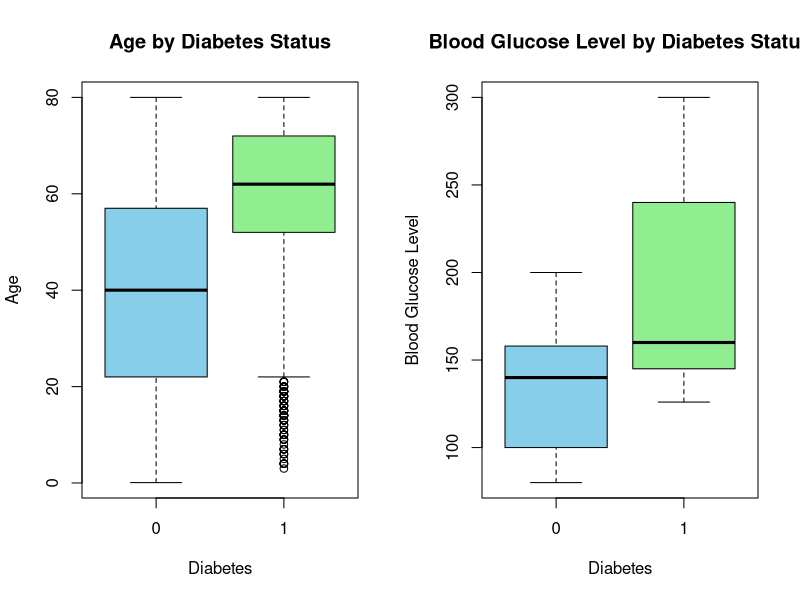
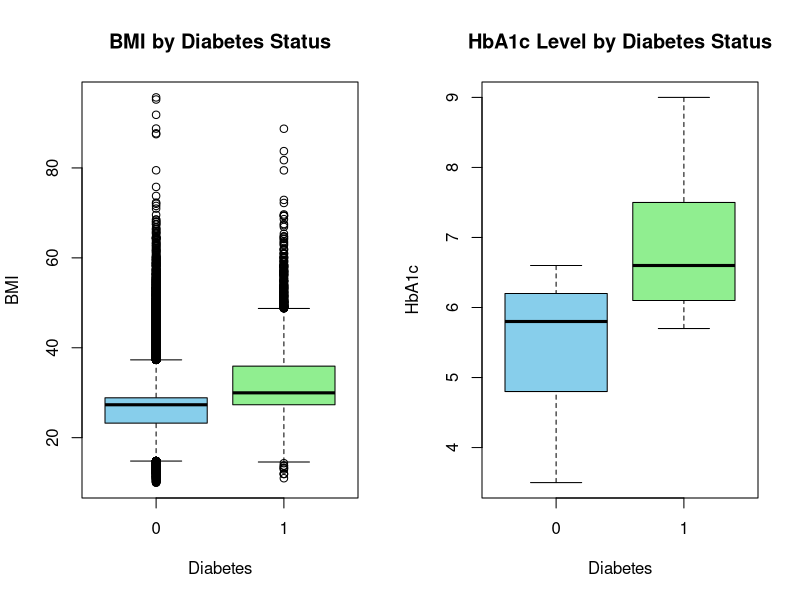

Generate these figures, in order, with R:
# Read the data
diabetes_prediction_dataset <- read.csv("Plots/diabetes_prediction_dataset.csv", header=TRUE, sep=";")

head(diabetes_prediction_dataset)

# Set up a 1x2 grid layout for two plots side by side
par(mfrow=c(1, 2))

# Plot 1: Box plot for age grouped by diabetes status
boxplot(age ~ diabetes, data=diabetes_prediction_dataset, main="Age by Diabetes Status", xlab="Diabetes", ylab="Age", col=c("skyblue", "lightgreen"))

# Plot 2: Box plot for blood glucose level grouped by diabetes status
boxplot(blood_glucose_level ~ diabetes, data=diabetes_prediction_dataset, main="Blood Glucose Level by Diabetes Status", xlab="Diabetes", ylab="Blood Glucose Level", col=c("skyblue", "lightgreen"))

# Set up a 1x2 grid layout for two plots side by side
par(mfrow=c(1, 2))

# Plot 3: Box plot for bmi grouped by diabetes status
boxplot(bmi ~ diabetes, data=diabetes_prediction_dataset, main="BMI by Diabetes Status", xlab="Diabetes", ylab="BMI", col=c("skyblue", "lightgreen"))

# Plot 4: Box plot for HbA1c level grouped by diabetes status
boxplot(HbA1c_level ~ diabetes, data=diabetes_prediction_dataset, main="HbA1c Level by Diabetes Status", xlab="Diabetes", ylab="HbA1c", col=c("skyblue", "lightgreen"))

# Reset the layout to the default (1x1) after creating the plots
par(mfrow=c(1, 1))

